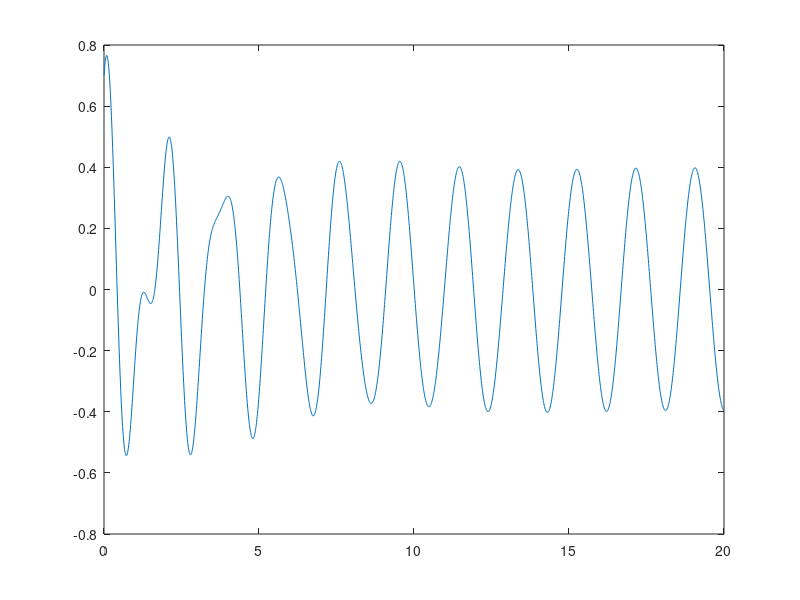

The MATLAB source for this figure: (Note: this script raises an error after producing the figure.)
%Damped Forced Demo
clf;
t=0:.01:20;
global omegan omegaf mo zeta;
omegan = 6;
omegaf=3.3;
theta0= 0.7;
omega0=1.5;
mo=10;
zeta=0.05;
omegad=omegan*sqrt(1-zeta^2);

Beta = atan(2*omegan*omegaf*zeta/(omegan^2-omegaf^2));
X = mo/sqrt((omegan^2-omegaf^2)^2+(2*omegan*omegaf*zeta)^2);
A2=theta0-X*cos(-Beta);
A1=(omega0+zeta*omegan*A2+X*omegaf*sin(-Beta))/omegad;

theta=X*cos(omegaf*t-Beta)+A1*exp(-zeta*omegan*t).*sin(omegad*t)...
    +A2*exp(-zeta*omegan*t).*cos(omegad*t);

plot(t,theta)
% return
% title(['Omegaf = ',num2str(omegaf)]);
% drawnow;
% pause(0.75);
% end


options = odeset('RelTol',1e-4,'AbsTol',[1e-4 1e-4]);
[TL,YL] = ode45(@forceddampeddot,[0 20],[theta0 omega0],options);
% [TNL,YNL] = ode45(@nonlinpendot,[0 12],[4/5*pi 0],options);
plot(TL,YL(:,1),'-',t,theta,'*')